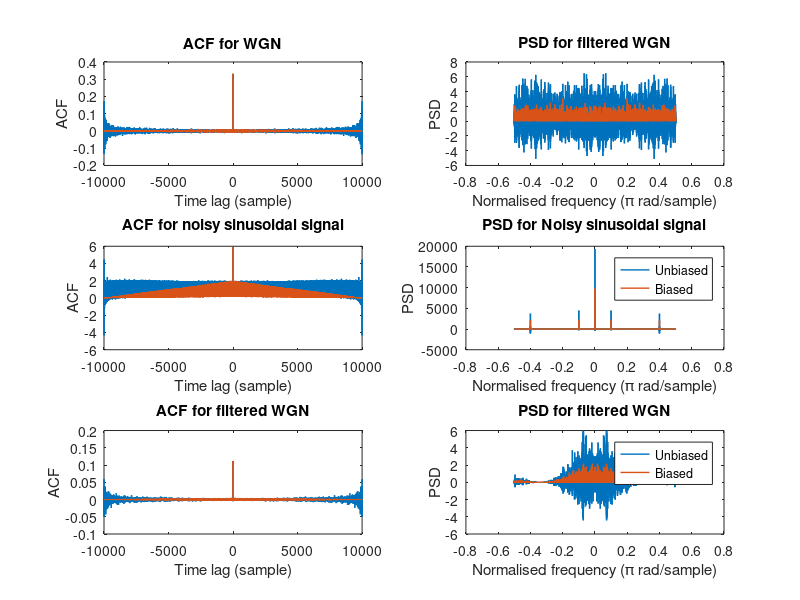

MATLAB code for this plot:
close all
clear all
clc

%% Generation of signals
L=10000;
t_axis = (0:L-1);
fs=1; %Sampling frequency for normalisation

%WGN
noise =(rand(L,1)-0.5)*2; %White Gaussian noise generated

%Noisy sinusoidal signal
f=[0.1,0.4];
noisy_sine_wave = sin((2*pi*f(1)).*t_axis)+ sin((2*pi*f(2)).*t_axis) + (randn(1,L)-0.5).*2;

%Filtered WGN - by MA filter
x=(rand(L,1)-0.5)*2;
windowSize = 3; 
b = (1/windowSize)*ones(1,windowSize);
a = 1;
filtered_noise= filter(b,a,x);

%% Applying the biased and unbiased ACF estimates

%WGN
[acf_WGN_biased, timelag_WGN] = xcorr(noise, 'biased'); %obtaining ACF estimate of WGN
[acf_WGN_unbiased,~] = xcorr(noise, 'unbiased');

figure(1);
subplot(3,2,1)
plot(timelag_WGN,acf_WGN_unbiased,'Linewidth',1);
hold on
plot(timelag_WGN,acf_WGN_biased,'Linewidth',1);
xlabel('Time lag (sample)','FontSize',11)
ylabel('ACF','FontSize',11)
title('ACF for WGN','FontSize',11)

%Noisy sinusoidal signal
[acf_sine_biased, timelag_sine] = xcorr(noisy_sine_wave, 'biased'); %obtaining ACF estimate of WGN
[acf_sine_unbiased,~] = xcorr(noisy_sine_wave, 'unbiased');

figure(1);
subplot(3,2,3)
plot(timelag_sine,acf_sine_unbiased,'Linewidth',1);
hold on
plot(timelag_sine,acf_sine_biased,'Linewidth',1);
xlabel('Time lag (sample)','FontSize',11)
ylabel('ACF','FontSize',11)
title('ACF for noisy sinusoidal signal','FontSize',11)

%Filtered WGN
[acf_filtered_biased, timelag_filtered] = xcorr(filtered_noise, 'biased'); %obtaining ACF estimate of WGN
[acf_filtered_unbiased,~] = xcorr(filtered_noise, 'unbiased');

figure(1);
subplot(3,2,5)
plot(timelag_filtered,acf_filtered_unbiased,'Linewidth',1);
hold on
plot(timelag_filtered,acf_filtered_biased,'Linewidth',1);
xlabel('Time lag (sample)','FontSize',11)
ylabel('ACF','FontSize',11)
title('ACF for filtered WGN','FontSize',11)

%% Obtaining the correlogram spectral estimator
%Steps: 
%1) first ifftshift to shift Inverse transform of ACF(0) to beginning of array
%2) fft brings you back to ACF
%3) then fftshift is applied to get correct PSD.
%4) get either real parts of PSD (modulus will also make them positive)

%For WGN
psd_wgn_unbiased = fftshift(fft(ifftshift(acf_WGN_unbiased)));
psd_wgn_biased =fftshift(fft(ifftshift(acf_WGN_biased)));

n=length(psd_wgn_unbiased);
%Definition of frequency axis
freqAxis = (-n/2:n/2-1)*(fs/n);

figure(1);
subplot(3,2,2)
plot(freqAxis,real(psd_wgn_unbiased),'Linewidth',1)
hold on
plot(freqAxis,real(psd_wgn_biased),'Linewidth',1)
ylabel('PSD','FontSize',11)
xlabel('Normalised frequency (\pi rad/sample)','FontSize',11);
title('PSD for filtered WGN','FontSize',11)

%For Noisy sinusoidal signal
psd_sine_unbiased = fftshift(fft(ifftshift(acf_sine_unbiased)));
psd_sine_biased =fftshift(fft(ifftshift(acf_sine_biased)));

n=length(psd_sine_unbiased);
%Definition of frequency axis
freqAxis = (-n/2:n/2-1)*(fs/n);

figure(1);
subplot(3,2,4)
plot(freqAxis,real(psd_sine_unbiased),'Linewidth',1)
hold on
plot(freqAxis,real(psd_sine_biased),'Linewidth',1)
ylabel('PSD','FontSize',11)
xlabel('Normalised frequency (\pi rad/sample)','FontSize',11);
legend('Unbiased','Biased','FontSize',9)
title('PSD for Noisy sinusoidal signal','FontSize',11)


%For filtered WGN
psd_filtered_unbiased = fftshift(fft(ifftshift(acf_filtered_unbiased)));
psd_filtered_biased =fftshift(fft(ifftshift(acf_filtered_biased)));

n=length(psd_filtered_unbiased);
%Definition of frequency axis
freqAxis = (-n/2:n/2-1)*(fs/n);

figure(1);
subplot(3,2,6)
plot(freqAxis,real(psd_filtered_unbiased),'Linewidth',1)
hold on
plot(freqAxis,real(psd_filtered_biased),'Linewidth',1)
ylabel('PSD','FontSize',11)
xlabel('Normalised frequency (\pi rad/sample)','FontSize',11);
legend('Unbiased','Biased','FontSize',9)
title('PSD for filtered WGN','FontSize',11)